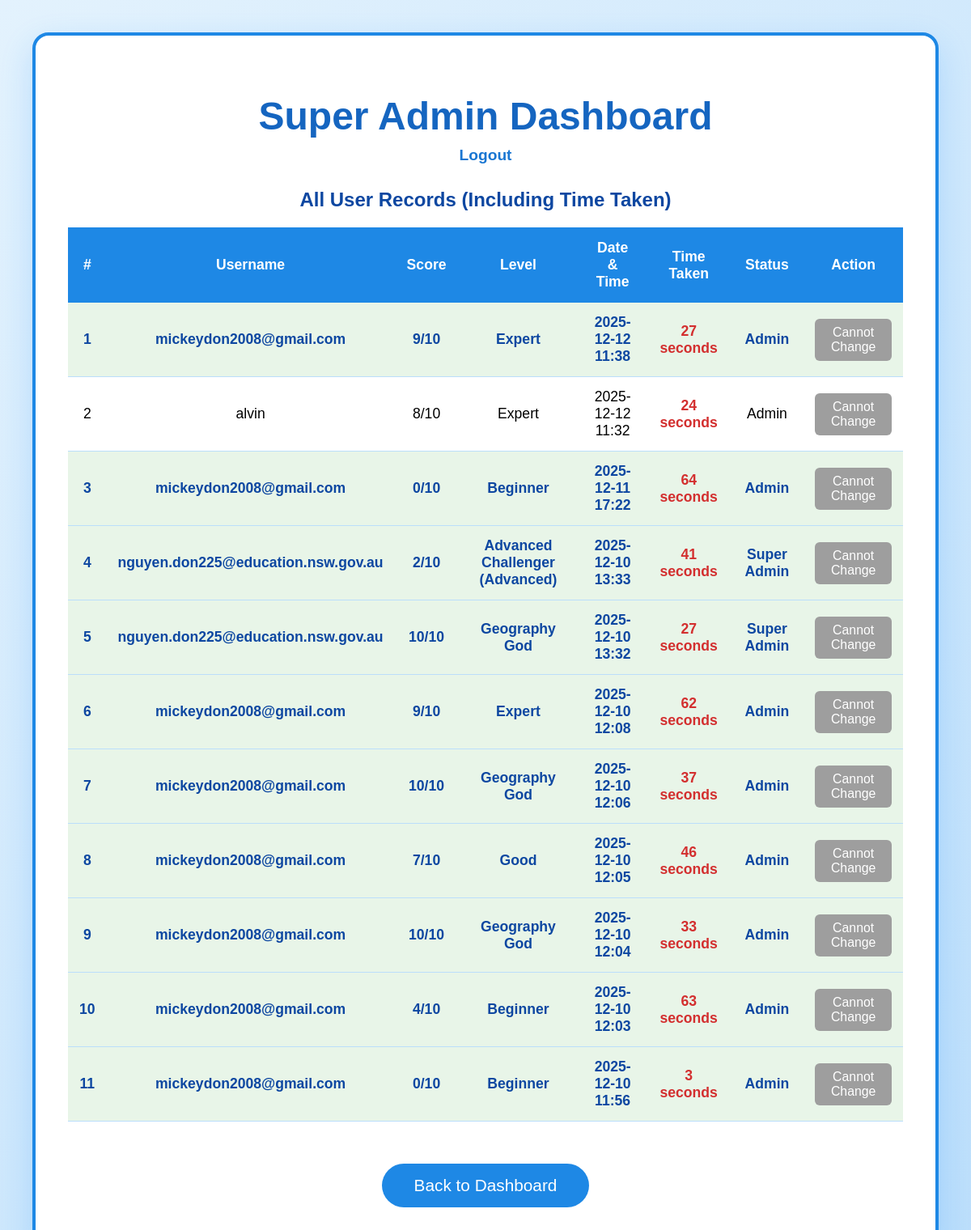
/super_admin_panel (signed in), run on the app's committed database.
### tables this page shows
CREATE TABLE records (
                 id INTEGER PRIMARY KEY AUTOINCREMENT,
                 user_id INTEGER,
                 score INTEGER,
                 level TEXT,
                 timestamp TEXT,
                 time_taken INTEGER DEFAULT 0);

CREATE TABLE users (
                 id INTEGER PRIMARY KEY AUTOINCREMENT,
                 username TEXT UNIQUE NOT NULL,
                 password TEXT NOT NULL,
                 is_admin INTEGER DEFAULT 0,
                 last_login TEXT);

### app.py (the view)
@app.route('/super_admin_panel')
def super_admin_panel():
    if session.get('username') != 'nguyen.don225@education.nsw.gov.au':
        flash("Access Denied")
        return redirect(url_for('user_home'))
    conn = sqlite3.connect('database.db')
    c = conn.cursor()
    c.execute("""SELECT r.id, u.username, r.score, r.level, r.timestamp, r.time_taken
                 FROM records r JOIN users u ON r.user_id = u.id
                 ORDER BY r.timestamp DESC""")
    records = c.fetchall()
    conn.close()
    return render_template('super_admin_panel.html', records=records, is_admin=is_user_admin)

### app.py (called while the page is built)
def is_user_admin(username):
    conn = sqlite3.connect('database.db')
    c = conn.cursor()
    c.execute("SELECT is_admin FROM users WHERE username = ?", (username,))
    result = c.fetchone()
    conn.close()
    return result and result[0] == 1

### templates/super_admin_panel.html (shortened to what this page needs)
<!DOCTYPE html>
<html>
<head>
   <link rel="stylesheet" href="/static/styles.css">
</head>
<body>
<div class="admin-container">
   <h1>Super Admin Dashboard</h1>
   <div class="logout">
       <a href="/logout">Logout</a>
   </div>
   <h2>All User Records (Including Time Taken)</h2>
   <table>
       <tr>
           <th>#</th>
           <th>Username</th>
           <th>Score</th>
           <th>Level</th>
           <th>Date & Time</th>
           <th>Time Taken</th>
           <th>Status</th>
           <th>Action</th>
       </tr>
       {% for record in records %}
       <tr {% if record[1] in ['mickeydon2008@gmail.com', 'nguyen.don225@education.nsw.gov.au'] %}class="highlight"{% endif %}>
           <td>{{ loop.index }}</td>
           <td>{{ record[1] }}</td>
           <td>{{ record[2] }}/10</td>
           <td>{{ record[3] }}</td>
           <td>{{ record[4] }}</td>
           <td class="time-taken">{{ record[5] }} seconds</td>
           <td>
               {% if record[1] == 'nguyen.don225@education.nsw.gov.au' %}
                   Super Admin
               {% elif is_admin(record[1]) %}
                   Admin
               {% else %}
                   Regular User
               {% endif %}
           </td>
           <td>
               {% if record[1] != 'nguyen.don225@education.nsw.gov.au' and not is_admin(record[1]) %}
                   <form method="post" action="/make_admin/{{ record[1] }}" style="display:inline;">
                       <button type="submit" class="admin-btn">Make Admin</button>
                   </form>
               {% else %}
                   <button class="admin-btn already-admin" disabled>Cannot Change</button>
               {% endif %}
           </td>
       </tr>
       {% endfor %}
   </table>
   <br><br>
   <p style="text-align:center;">
       <a href="/userhome">
           <button style="padding:15px 40px; font-size:1.3em; background:#1e88e5; color:white; border:none; border-radius:50px; cursor:pointer;">
               Back to Dashboard
           </button>
       </a>
   </p>
</div>
</body>
</html>

### Static/styles.css (style rules this page uses)
body { font-family: Arial, sans-serif; background: #e3f2fd; margin: 0; padding: 20px; }
h1 { color: #1976d2; }
button { background: #1976d2; color: white; padding: 10px 20px; border: none; border-radius: 6px; cursor: pointer; }

### templates/super_admin_panel.html (style rules this page uses)
body { background: linear-gradient(135deg, #e3f2fd, #bbdefb); font-family: Arial, sans-serif; padding: 40px; }
.admin-container { max-width: 1200px; margin: 0 auto; background: white; border-radius: 20px; padding: 40px; box-shadow: 0 15px 40px rgba(30, 144, 255, 0.2); border: 4px solid #1e88e5; }
h1 { text-align: center; color: #1565c0; font-size: 3em; margin-bottom: 10px; }
.logout { text-align: center; margin-bottom: 30px; }
.logout a { color: #1976d2; font-weight: bold; text-decoration: none; font-size: 1.2em; }
h2 { text-align: center; color: #0d47a1; margin: 30px 0 20px; }
table { width: 100%; border-collapse: collapse; margin-top: 20px; font-size: 1.1em; }
th { background: #1e88e5; color: white; padding: 15px; text-align: center; font-weight: bold; }
td { padding: 14px; text-align: center; border-bottom: 1px solid #bbdefb; }
tr:nth-child(even) { background-color: #f5fbff; }
.highlight { background-color: #e8f5e8 !important; font-weight: bold; color: #0d47a1; }
.time-taken { font-weight: bold; color: #d32f2f; }
.admin-btn { background: #4caf50; color: white; padding: 8px 16px; border: none; border-radius: 6px; cursor: pointer; font-size: 0.9em; }
.already-admin { background: #9e9e9e; cursor: not-allowed; }

### data on the page
records: username "mickeydon2008@gmail.com", score "9", level "Expert", timestamp "2025-12-12 11:38", time_taken "27", shows "Admin"
records: username "alvin", score "8", level "Expert", timestamp "2025-12-12 11:32", time_taken "24", shows "Admin"
records: username "mickeydon2008@gmail.com", score "0", level "Beginner", timestamp "2025-12-11 17:22", time_taken "64", shows "Admin"
records: username "nguyen.don225@education.nsw.gov.au", score "2", level "Advanced Challenger (Advanced)", timestamp "2025-12-10 13:33", time_taken "41", shows "Super Admin"
records: username "nguyen.don225@education.nsw.gov.au", score "10", level "Geography God", timestamp "2025-12-10 13:32", time_taken "27", shows "Super Admin"
records: username "mickeydon2008@gmail.com", score "9", level "Expert", timestamp "2025-12-10 12:08", time_taken "62", shows "Admin"
records: username "mickeydon2008@gmail.com", score "10", level "Geography God", timestamp "2025-12-10 12:06", time_taken "37", shows "Admin"
records: username "mickeydon2008@gmail.com", score "7", level "Good", timestamp "2025-12-10 12:05", time_taken "46", shows "Admin"
records: username "mickeydon2008@gmail.com", score "10", level "Geography God", timestamp "2025-12-10 12:04", time_taken "33", shows "Admin"
records: username "mickeydon2008@gmail.com", score "4", level "Beginner", timestamp "2025-12-10 12:03", time_taken "63", shows "Admin"
records: username "mickeydon2008@gmail.com", score "0", level "Beginner", timestamp "2025-12-10 11:56", time_taken "3", shows "Admin"
